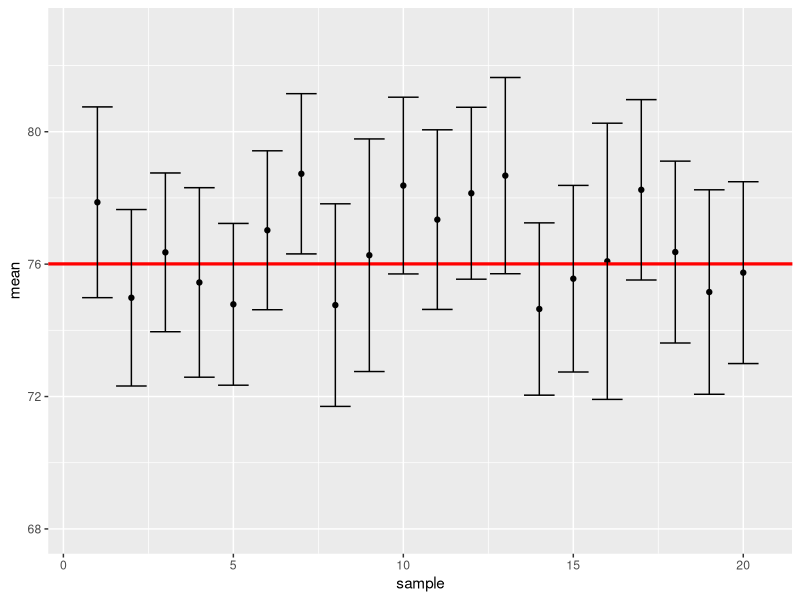
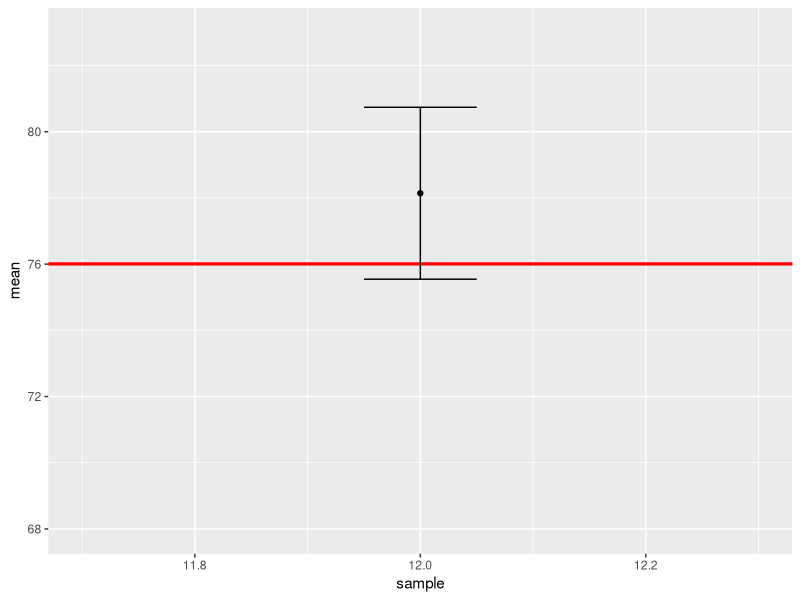
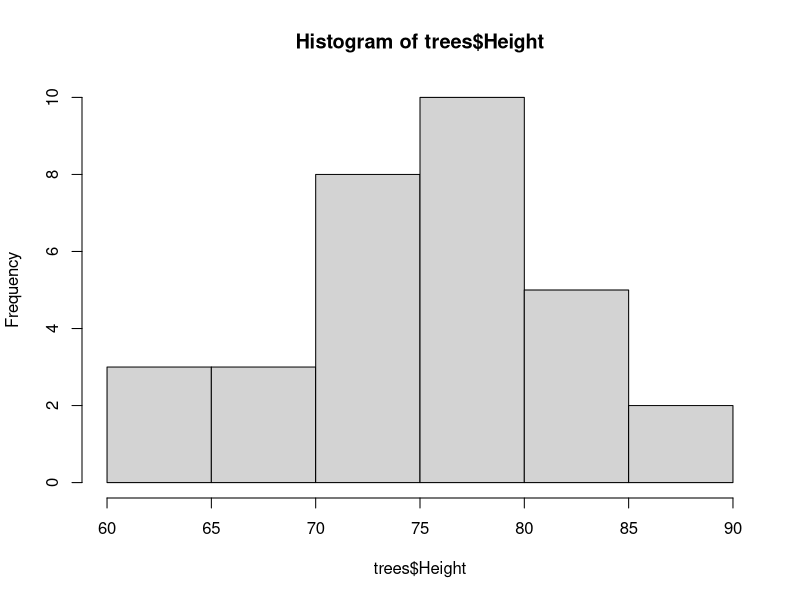
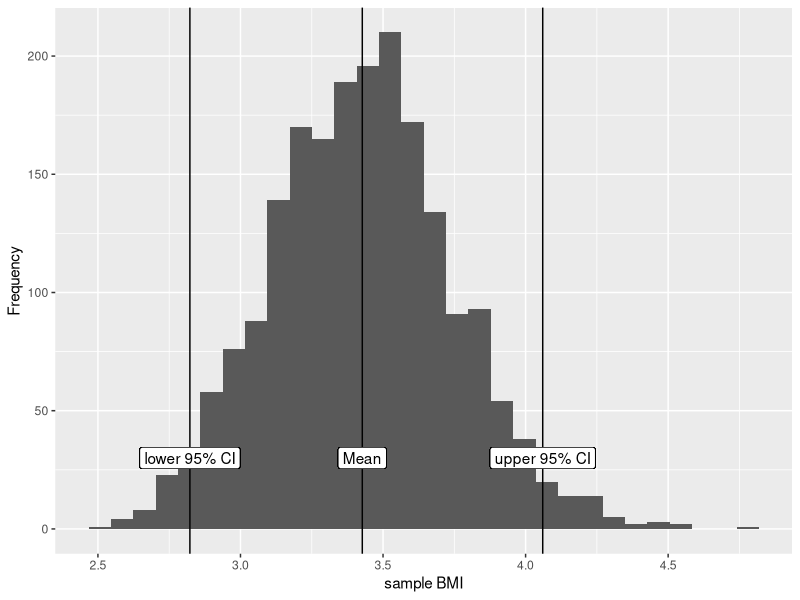

Write R code to recreate these figures, in order.
## ---- chunk 1
knitr::opts_chunk$set(echo = TRUE)
## ---- chunk 2
trees <- datasets::trees

# simulate population level data
pop_level <- rnorm(n = 100000, 
                   mean = mean(trees$Height), 
                   sd(trees$Height))

# check summary statistics
mean(pop_level)
sd(pop_level)

# take 20 samples
n_samples <- 20
sample_size <- 20

sample_heights <- NULL

for(i in 1:n_samples) {
  sample_temp <- sample(pop_level, sample_size, replace = TRUE)
  sample_heights <- c(sample_heights, sample_temp)
}

sample_data <- data.frame(sample = rep(1:n_samples, each = sample_size),
                          heights = sample_heights)

## ---- chunk 3

library(ggplot2)
library(dplyr)
sample_data %>%
  group_by(sample) %>%
  summarise(mean = mean(heights),
            se = sd(heights)/sqrt(n())) %>%
  mutate(lowerCI = mean + (qnorm(.025) * se),
         upperCI = mean + (qnorm(.975) * se)) %>%
  ggplot(aes(x = sample,
             y = mean)) +
  geom_point() +
  geom_abline(intercept = mean(pop_level), slope = 0, colour = "red", linewidth = 1.1) +
  geom_errorbar(aes(ymin = lowerCI,
                ymax = upperCI)) +
  coord_cartesian(ylim = c(68, 83))



## ---- chunk 4
sample_data %>%
  group_by(sample) %>%
  filter(sample == 12) %>%
  summarise(mean = mean(heights),
            se = sd(heights)/sqrt(n())) %>%
  mutate(lowerCI = mean + (qnorm(.025) * se),
         upperCI = mean + (qnorm(.975) * se)) %>%
  ggplot(aes(x = sample,
             y = mean)) +
  geom_point() +
  geom_abline(intercept = mean(pop_level), slope = 0, colour = "red", linewidth = 1.1) +
  geom_errorbar(aes(ymin = lowerCI,
                ymax = upperCI),
                width = .1) +
  coord_cartesian(xlim = c(11.7, 12.3), ylim = c(68, 83))

## ---- chunk 5
trees <- datasets::trees

head(trees)

## ---- chunk 6
hist(trees$Height)
## ---- chunk 7
mean(trees$Height)

sd(trees$Height)

se = sd(trees$Height) / sqrt(nrow(trees))

se

## ---- chunk 8
qnorm(c(.025,.975))
## ---- chunk 9
mean(trees$Height) + qnorm(.025) * se
mean(trees$Height) + qnorm(.975) * se

## ---- chunk 10
# fetch data
trees <- datasets::trees

# tree BMI
tree_BMI <- trees$Volume / sqrt(trees$Height)

# create an empty dataset
sample_BMIs <- NULL

for(i in 1:2000) {
  
  sample_temp <- mean(sample(tree_BMI, replace = TRUE))
  
  sample_BMIs <- c(sample_BMIs, sample_temp)
}

# plot distribution of bootstrapped samples
as.data.frame(sample_BMIs) %>%
  ggplot(aes(x = sample_BMIs)) +
  geom_histogram() +
  labs(x = "sample BMI", y = "Frequency") +
  geom_vline(xintercept = mean(sample_BMIs)) + # mean
  geom_vline(xintercept = quantile(sample_BMIs, .025)) + # lower CI
  geom_vline(xintercept = quantile(sample_BMIs, .975)) + # upper CI
  geom_label(aes(x = mean(sample_BMIs), y = 30, label = "Mean")) +
  geom_label(aes(x = quantile(sample_BMIs, .025), y = 30, label = "lower 95% CI")) +
  geom_label(aes(x = quantile(sample_BMIs, .975), y = 30, label = "upper 95% CI"))


